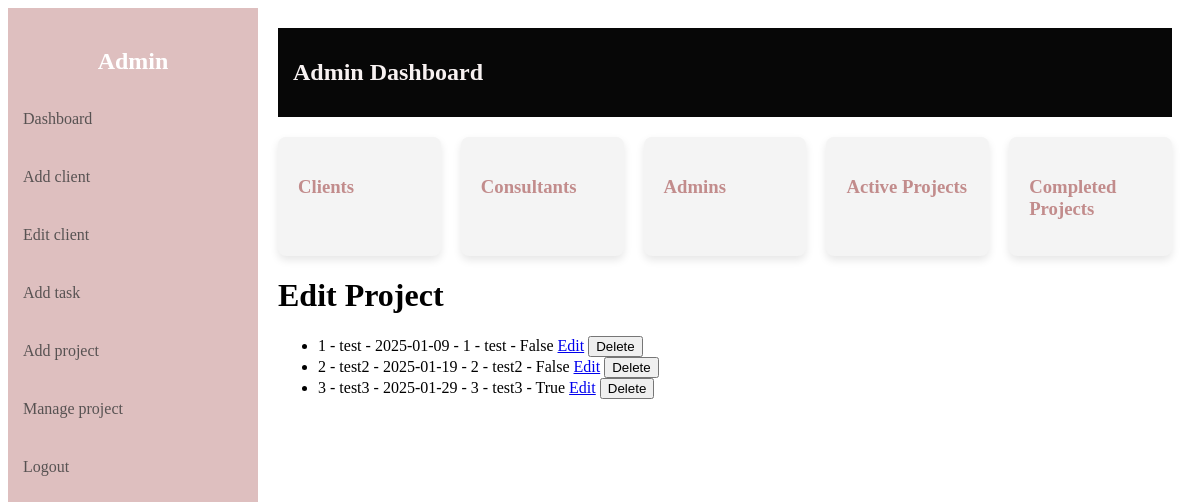
/manage/project (signed in), run on the app's committed database.
### server.py (models this page shows)
class Project(db.Model):
    id = db.Column(db.Integer, primary_key=True)
    name = db.Column(db.String(150), nullable=False)
    deadline = db.Column(db.Date, nullable=True)
    consultant_id = db.Column(db.Integer, db.ForeignKey('user.id'), nullable=True)
    description = db.Column(db.String(500), nullable=True)
    completed = db.Column(db.Boolean, default=False, nullable=False)

### server.py (the view)
@app.route('/manage/project')
@login_required
def manage_projects():
    if current_user.role != 'admin':
        return "Unauthorized", 403
    all_projects = Project.query.all()
    return render_template('manage_project.html', projects=all_projects)

### server.py (called while the page is built)
@login_manager.user_loader
def load_user(user_id):
    return User.query.get(int(user_id))

### templates/manage_project.html (shortened to what this page needs)
{% extends 'dashboard.html' %}
{% block content %}
<h1>Edit Project</h1>
<ul>
    {% for project in projects %}
    <li>
        {{ project.id }} - {{ project.name }} - {{ project.deadline if project.deadline else "No deadline set" }} - {{ project.consultant_id }} - {{ project.description }} - {{ project.completed }}
        <a href="/projects/edit/{{ project.id }}">Edit</a>
        <form action="/projects/delete/{{ project.id }}" method="post" style="display:inline;">
            <button type="submit" onclick="return confirm('Are you sure you want to delete this project?')">Delete</button>
        </form>
    </li>
    {% else %}
    <li>No projects available.</li>
    {% endfor %}
</ul>
{% endblock %}

### templates/dashboard.html (shortened to what this page needs)
<!DOCTYPE html>
<html lang="en">
<head>
</head>
<body>
    <div class="container">
        <div class="sidebar">
            <h2 style="text-align: center; color: #fff;">Admin </h2>
            <a href="/dashboard">Dashboard</a>
            <a href="/clients/add">Add client</a>
            <a href="/clients/edit">Edit client</a>
            <a href="/add/task">Add task</a>
            <a href="/add/project">Add project</a>
            <a href="/manage/project">Manage project</a>
            <a href="/">Logout</a>
        </div>
        <div class="main-content">
            <div class="header">
                <h1> Admin Dashboard</h1>
            </div>
            <div class="cards">
                <a href="/clients/list" class="card">
                    <h3>Clients</h3>
                </a>
                <a href="/consultants/list" class="card">
                    <h3>Consultants</h3>
                </a>
                <a href="/admins/list" class="card">
                    <h3>Admins</h3>
                </a>
                <a href="/active/projects/list" class="card">
                    <h3>Active Projects</h3>
                </a>
                <a href="/completed/projects/list" class="card">
                    <h3>Completed Projects</h3>
                </a>
            </div>
            <div>
                {% block content %}{% endblock %}
            </div>
        </div>
    </div>
</body>
</html>

### templates/dashboard.html (style rules this page uses)
.container { display: flex; min-height: 100vh; }
.sidebar { width: 250px; background-color: #debfbf; color: #eb9494; padding-top: 20px; position: fixed; height: 100%; }
.sidebar a { display: block; padding: 15px; color: #575252; text-decoration: none; margin: 10px 0; }
.main-content { margin-left: 250px; padding: 20px; width: 100%; }
.header { display: flex; justify-content: space-between; align-items: center; background-color: #070707; padding: 15px; color: rgb(248, 242, 242); }
.header h1 { font-size: 1.5rem; }
.cards { display: flex; justify-content: space-between; gap: 20px; margin-top: 20px; }
.card { background-color: #f4f4f4; padding: 20px; border-radius: 8px; flex: 1; box-shadow: 0 4px 8px rgba(0, 0, 0, 0.1); text-decoration: none; color: black; }
.card h3 { margin-bottom: 10px; color: #c28c8c; }

### data on the page
Project: id "1", name "test", deadline "2025-01-09", consultant_id "1", description "test", completed "False"
Project: id "2", name "test2", deadline "2025-01-19", consultant_id "2", description "test2", completed "False"
Project: id "3", name "test3", deadline "2025-01-29", consultant_id "3", description "test3", completed "True"
